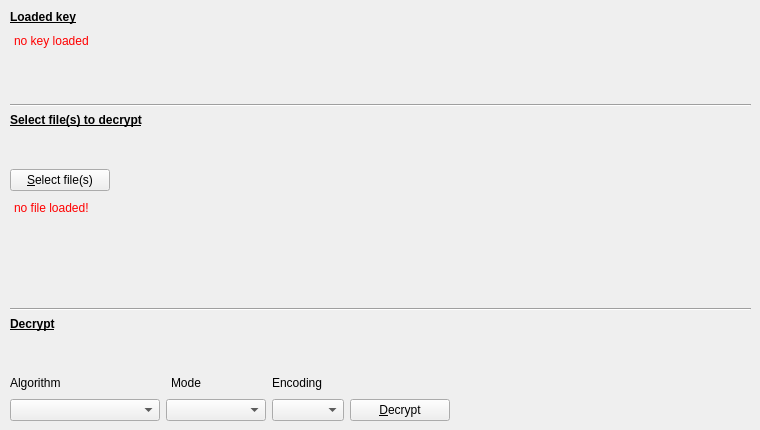
      <widget class="QWidget" name="m_decTabFile">
       <attribute name="title">
        <string>Tab 1</string>
       </attribute>
       <widget class="QWidget" name="verticalLayoutWidget_5">
        <property name="geometry">
         <rect>
          <x>10</x>
          <y>10</y>
          <width>741</width>
          <height>411</height>
         </rect>
        </property>
        <layout class="QVBoxLayout" name="vlayout_2">
         <item>
          <widget class="QLabel" name="label_16">
           <property name="font">
            <font>
             <bold>true</bold>
             <underline>true</underline>
            </font>
           </property>
           <property name="text">
            <string>Loaded key</string>
           </property>
          </widget>
         </item>
         <item>
          <widget class="QPlainTextEdit" name="m_decTabFileLoaded">
           <property name="autoFillBackground">
            <bool>false</bool>
           </property>
           <property name="styleSheet">
            <string notr="true">background-color: rgba(0, 0, 0, 0);color: red;</string>
           </property>
           <property name="frameShape">
            <enum>QFrame::NoFrame</enum>
           </property>
           <property name="frameShadow">
            <enum>QFrame::Plain</enum>
           </property>
           <property name="tabChangesFocus">
            <bool>false</bool>
           </property>
           <property name="readOnly">
            <bool>true</bool>
           </property>
           <property name="plainText">
            <string>no key loaded</string>
           </property>
           <property name="textInteractionFlags">
            <set>Qt::TextSelectableByKeyboard|Qt::TextSelectableByMouse</set>
           </property>
           <property name="backgroundVisible">
            <bool>false</bool>
           </property>
          </widget>
         </item>
         <item>
          <widget class="Line" name="line_6">
           <property name="orientation">
            <enum>Qt::Horizontal</enum>
           </property>
          </widget>
         </item>
         <item>
          <widget class="QLabel" name="m_label_2">
           <property name="font">
            <font>
             <bold>true</bold>
             <underline>true</underline>
            </font>
           </property>
           <property name="text">
            <string>Select file(s) to decrypt</string>
           </property>
          </widget>
         </item>
         <item>
          <spacer name="spacer_12">
           <property name="orientation">
            <enum>Qt::Vertical</enum>
           </property>
           <property name="sizeHint" stdset="0">
            <size>
             <width>20</width>
             <height>180</height>
            </size>
           </property>
          </spacer>
         </item>
         <item>
          <widget class="QPushButton" name="m_decTabFileImport">
           <property name="maximumSize">
            <size>
             <width>100</width>
             <height>16777215</height>
            </size>
           </property>
           <property name="text">
            <string>&amp;Select file(s)</string>
           </property>
           <property name="shortcut">
            <string>Ctrl+S</string>
           </property>
          </widget>
         </item>
         <item>
          <widget class="QPlainTextEdit" name="m_decTabFileSelected">
           <property name="minimumSize">
            <size>
             <width>0</width>
             <height>105</height>
            </size>
           </property>
           <property name="autoFillBackground">
            <bool>false</bool>
           </property>
           <property name="styleSheet">
            <string notr="true">background-color: rgba(0, 0, 0, 0);color: red;</string>
           </property>
           <property name="frameShape">
            <enum>QFrame::NoFrame</enum>
           </property>
           <property name="frameShadow">
            <enum>QFrame::Plain</enum>
           </property>
           <property name="tabChangesFocus">
            <bool>false</bool>
           </property>
           <property name="readOnly">
            <bool>true</bool>
           </property>
           <property name="plainText">
            <string>no file loaded!</string>
           </property>
           <property name="textInteractionFlags">
            <set>Qt::NoTextInteraction</set>
           </property>
           <property name="backgroundVisible">
            <bool>false</bool>
           </property>
          </widget>
         </item>
         <item>
          <widget class="Line" name="line_3">
           <property name="orientation">
            <enum>Qt::Horizontal</enum>
           </property>
          </widget>
         </item>
         <item>
          <widget class="QLabel" name="label_18">
           <property name="font">
            <font>
             <bold>true</bold>
             <underline>true</underline>
            </font>
           </property>
           <property name="text">
            <string>Decrypt</string>
           </property>
          </widget>
         </item>
         <item>
          <spacer name="spacer_13">
           <property name="orientation">
            <enum>Qt::Vertical</enum>
           </property>
           <property name="sizeHint" stdset="0">
            <size>
             <width>20</width>
             <height>180</height>
            </size>
           </property>
          </spacer>
         </item>
         <item>
          <layout class="QHBoxLayout" name="hlayout_1">
           <item>
            <widget class="QLabel" name="label_5">
             <property name="minimumSize">
              <size>
               <width>155</width>
               <height>0</height>
              </size>
             </property>
             <property name="text">
              <string>Algorithm</string>
             </property>
            </widget>
           </item>
           <item>
            <widget class="QLabel" name="label_6">
             <property name="minimumSize">
              <size>
               <width>95</width>
               <height>0</height>
              </size>
             </property>
             <property name="text">
              <string>Mode</string>
             </property>
            </widget>
           </item>
           <item>
            <widget class="QLabel" name="label_20">
             <property name="text">
              <string>Encoding</string>
             </property>
            </widget>
           </item>
           <item>
            <spacer name="spacer_22">
             <property name="orientation">
              <enum>Qt::Horizontal</enum>
             </property>
             <property name="sizeHint" stdset="0">
              <size>
               <width>40</width>
               <height>20</height>
              </size>
             </property>
            </spacer>
           </item>
          </layout>
         </item>
         <item>
          <layout class="QHBoxLayout" name="hlayout_2">
           <item>
            <widget class="QComboBox" name="m_decTabFileAlgs">
             <property name="minimumSize">
              <size>
               <width>150</width>
               <height>0</height>
              </size>
             </property>
            </widget>
           </item>
           <item>
            <widget class="QComboBox" name="m_decTabFileModes">
             <property name="minimumSize">
              <size>
               <width>100</width>
               <height>0</height>
              </size>
             </property>
            </widget>
           </item>
           <item>
            <widget class="QComboBox" name="m_decTabFileEncodings"/>
           </item>
           <item>
            <widget class="QPushButton" name="m_decTabFileDecrypt">
             <property name="minimumSize">
              <size>
               <width>100</width>
               <height>0</height>
              </size>
             </property>
             <property name="maximumSize">
              <size>
               <width>100</width>
               <height>16777215</height>
              </size>
             </property>
             <property name="text">
              <string>&amp;Decrypt</string>
             </property>
             <property name="shortcut">
              <string>Ctrl+D</string>
             </property>
            </widget>
           </item>
           <item>
            <spacer name="spacer_21">
             <property name="orientation">
              <enum>Qt::Horizontal</enum>
             </property>
             <property name="sizeHint" stdset="0">
              <size>
               <width>40</width>
               <height>20</height>
              </size>
             </property>
            </spacer>
           </item>
          </layout>
         </item>
        </layout>
       </widget>
      </widget>
